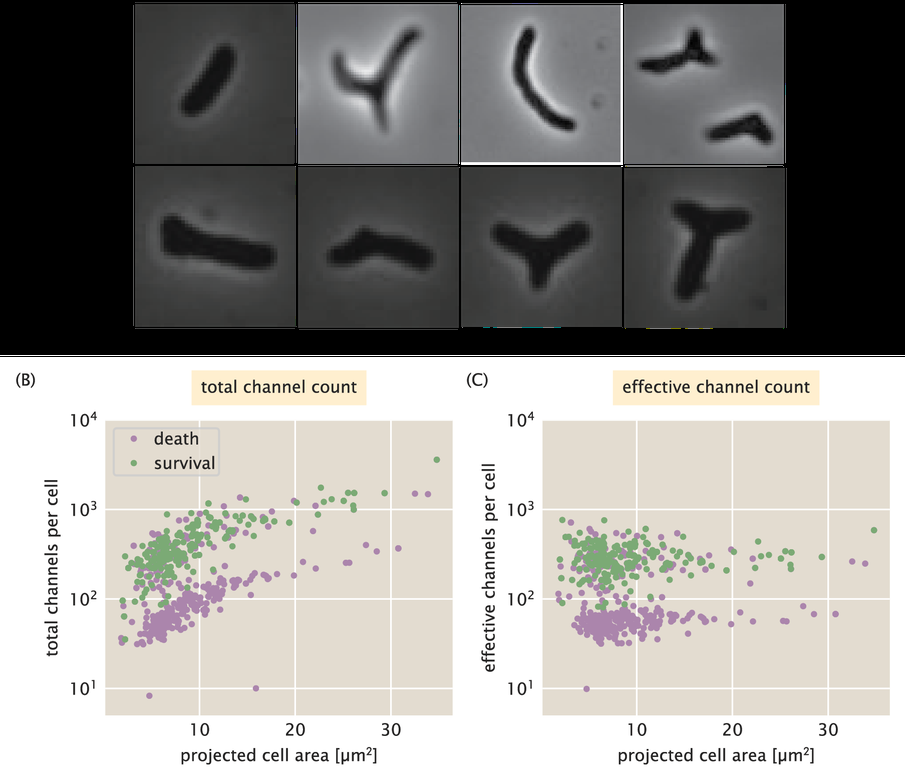
#> input picture FigS2.png, 905 x 780 px, shrunk from 1807 x 1558 before the run; its folder holds only this picture in this run
$ python -i image.py   (imports and definitions only)   (older library calls are emulated)
#> lines starting #> are read from the running program, lines starting #| are printed output that depends on the picture; after the words box and inside, x2 and y2 are one past the last pixel; in counts of white or black regions, pixels touching at a corner belong together
# -*- coding: utf-8 -*-
import numpy as np
import skimage.io
import skimage.segmentation
import skimage.morphology
import skimage.measure
import skimage.filters
import scipy.ndimage
import xmltodict
import json
import glob
import pandas as pd


# [182 lines left out: functions compute_mean_bg, median_flatfield, average_stack, generate_flatfield, not called in this run]

# for segmentation.

# #################


def find_zero_crossings(im, selem, thresh):
    """
    This  function computes the gradients in pixel values of an image after
    applying a sobel filter to a given image. This  function is later used in
    the Laplacian of Gaussian cell segmenter (log_segmentation) function. The
    arguments are as follows.

    Parameters
    ----------
    im : 2d-array
        Image to be filtered.
    selem : 2d-array, bool
        Structural element used to compute gradients.
    thresh :  float
        Threshold to define gradients.

    Returns
    -------
    zero_cross : 2d-array
        Image with identified zero-crossings.

    Notes
    -----
    This function as well as `log_segmentation` were written by Justin Bois.
    http://bebi103.caltech.edu/
    """

    # apply a maximum and minimum filter to the image.
    im_max = scipy.ndimage.filters.maximum_filter(im, footprint=selem)
    im_min = scipy.ndimage.filters.minimum_filter(im, footprint=selem)

    # Compute the gradients using a sobel filter.
    im_filt = skimage.filters.sobel(im)

    # Find the zero crossings.
    zero_cross = (((im >= 0) & (im_min < 0)) | ((im <= 0) & (im_max > 0)))\
        & (im_filt >= thresh)

    return zero_cross


# #################
def log_segmentation(im, selem=None, thresh=0.0001, radius=2.0,
                     median_filt=True, clear_border=True, label=False):
    """
    This function computes the Laplacian of a gaussian filtered image and
    detects object edges as regions which cross zero in the derivative.

    Parameters
    ----------
    im :  2d-array
        Image to be processed. Must be a single channel image.
    selem : 2d-array, bool
        Structural element for identifying zero crossings. Default value is
        a 2x2 pixel square.
    radius : float
        Radius for gaussian filter prior to computation of derivatives.
    median_filt : bool
        If True, the input image will be median filtered with a 3x3 structural
        element prior to segmentation.
    selem : 2d-array, bool
        Structural element to be applied for laplacian calculation.
    thresh : float
        Threshold past which
    clear_border : bool
        If True, segmented objects touching the border will be removed.
        Default is True.
    label : bool
        If True, segmented objecs will be labeled. Default is False.

    Returns
    -------
    im_final : 2d-array
        Final segmentation mask. If label==True, the output will be a integer
        labeled image. If label==False, the output will be a bool.

    Notes
    -----
    We thank Justin Bois in his help writing this function.
    https://bebi103.caltech.edu
    """

    # Test that the provided image is only 2-d.
    if len(np.shape(im)) > 2:
        raise ValueError('image must be a single channel!')

    # Determine if the image should be median filtered.
    if median_filt is True:
        selem = skimage.morphology.square(3)
        im_filt = scipy.ndimage.median_filter(im, footprint=selem)
    else:
        im_filt = im
    # Ensure that the provided image is a float.
    if np.max(im) > 1.0:
        im_float = skimage.img_as_float(im_filt)
    else:
        im_float = im_filt

    # Compute the LoG filter of the image.
    im_LoG = scipy.ndimage.filters.gaussian_laplace(im_float, radius)

    # Define the structural element.
    if selem is None:
        selem = skimage.morphology.square(3)

    # Using find_zero_crossings, identify the edges of objects.
    edges = find_zero_crossings(im_LoG, selem, thresh)

    # Skeletonize the edges to a line with a single pixel width.
    skel_im = skimage.morphology.skeletonize(edges)

    # Fill the holes to generate binary image.
    im_fill = scipy.ndimage.morphology.binary_fill_holes(skel_im)

    # Remove small objects and objects touching border.
    im_final = skimage.morphology.remove_small_objects(im_fill)
    if clear_border is True:
        im_final = skimage.segmentation.clear_border(im_final, buffer_size=5)

    # Determine if the objects should be labeled.
    if label is True:
        im_final = skimage.measure.label(im_final)

    # Return the labeled image.
    return im_final


# [327 lines left out: functions contour_seg, marker_parse, link_markers, scrape_metadata, not called in this run]

>>> import cv2
>>> picture = cv2.imread('../FigS2.png', cv2.IMREAD_GRAYSCALE)
#> picture: shape (780, 905); min 0, max 255, mean 149.4
>>> result = log_segmentation(picture)
#> in log_segmentation, `im_LoG = scipy.ndimage.filters.gaussian_laplace(im_float, radius)`:
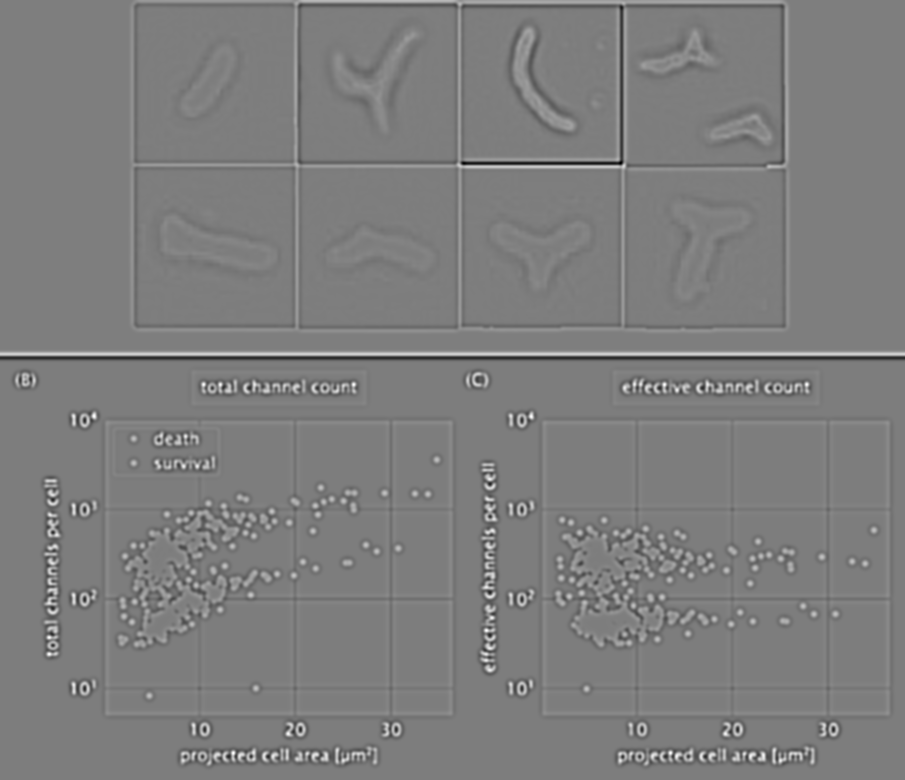
#> im_LoG: shape (780, 905) float64; min -0.0918, max 0.094, mean -0.000102; drawn with min black and max white
#> in find_zero_crossings, `im_max = scipy.ndimage.filters.maximum_filter(im, footprint=selem)`:
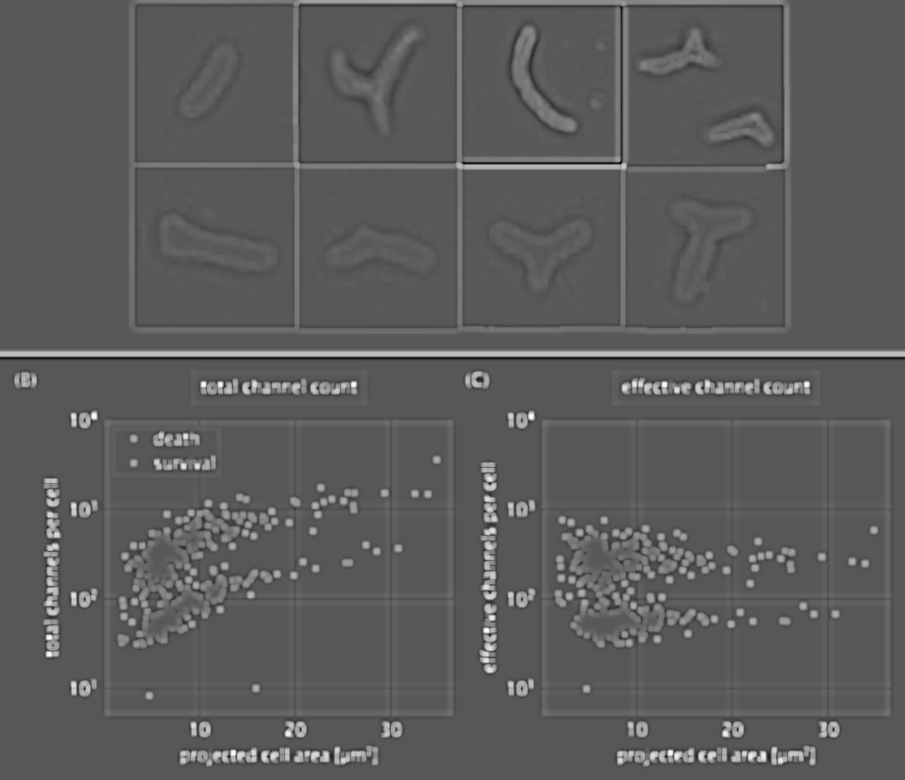
#> im_max: shape (780, 905) float64; min -0.0497, max 0.094, mean 0.00246; drawn with min black and max white
#> in find_zero_crossings, `im_min = scipy.ndimage.filters.minimum_filter(im, footprint=selem)`:
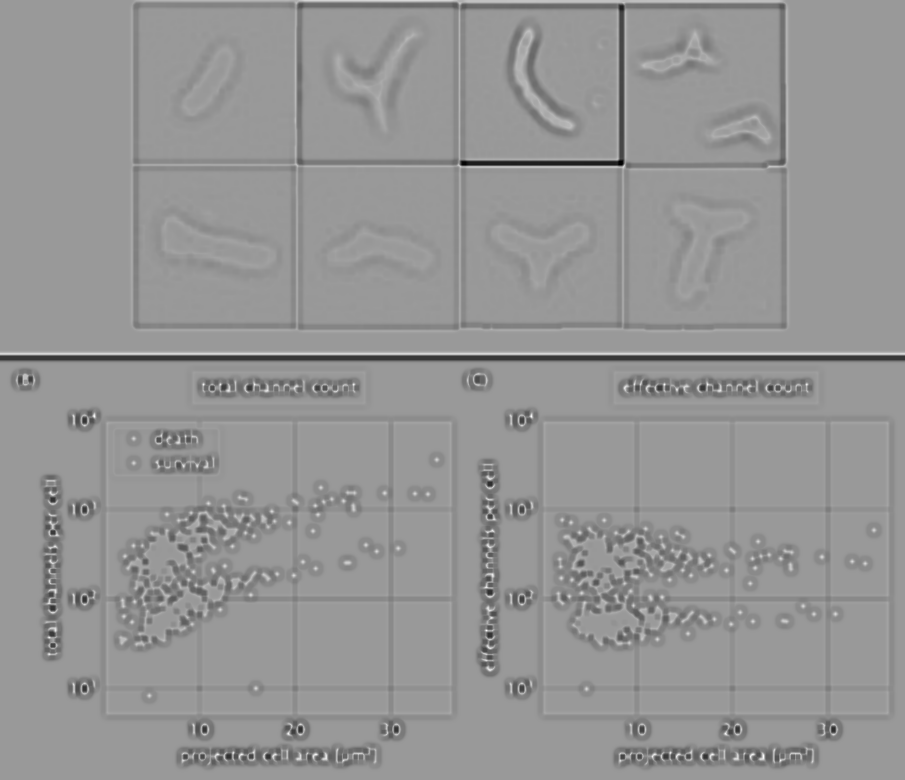
#> im_min: shape (780, 905) float64; min -0.0918, max 0.0608, mean -0.00258; drawn with min black and max white
#> in find_zero_crossings, `zero_cross = (((im >= 0) & (im_min < 0)) | ((im <= 0) & (im_max > 0)))..`:
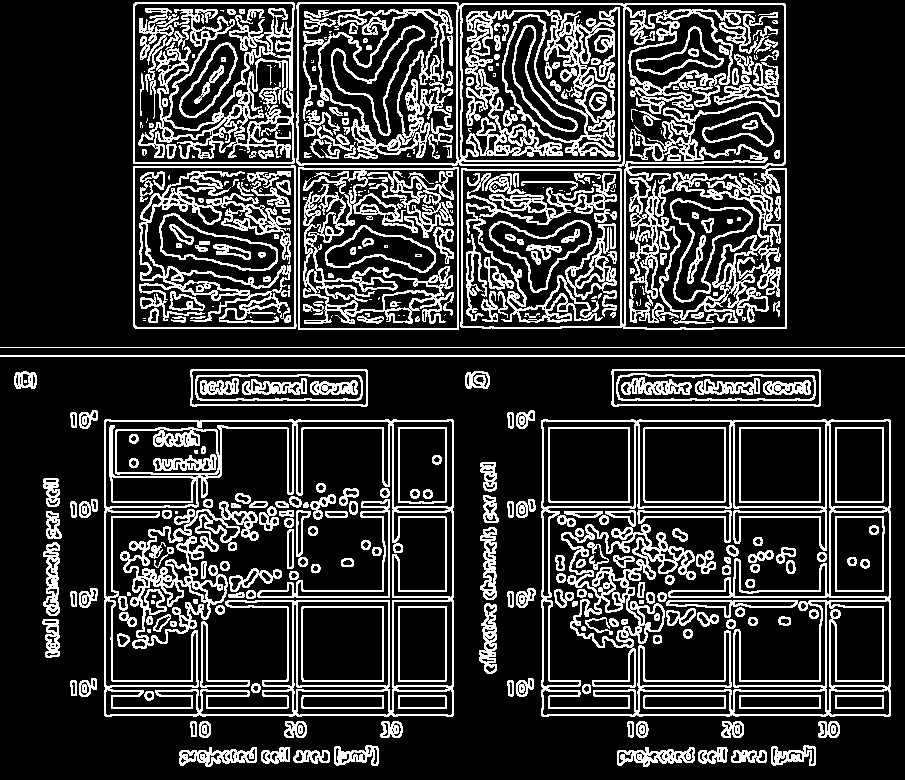
#> zero_cross: shape (780, 905) bool; 21.4% white in thin lines or dots
#> in log_segmentation, `skel_im = skimage.morphology.skeletonize(edges)`:
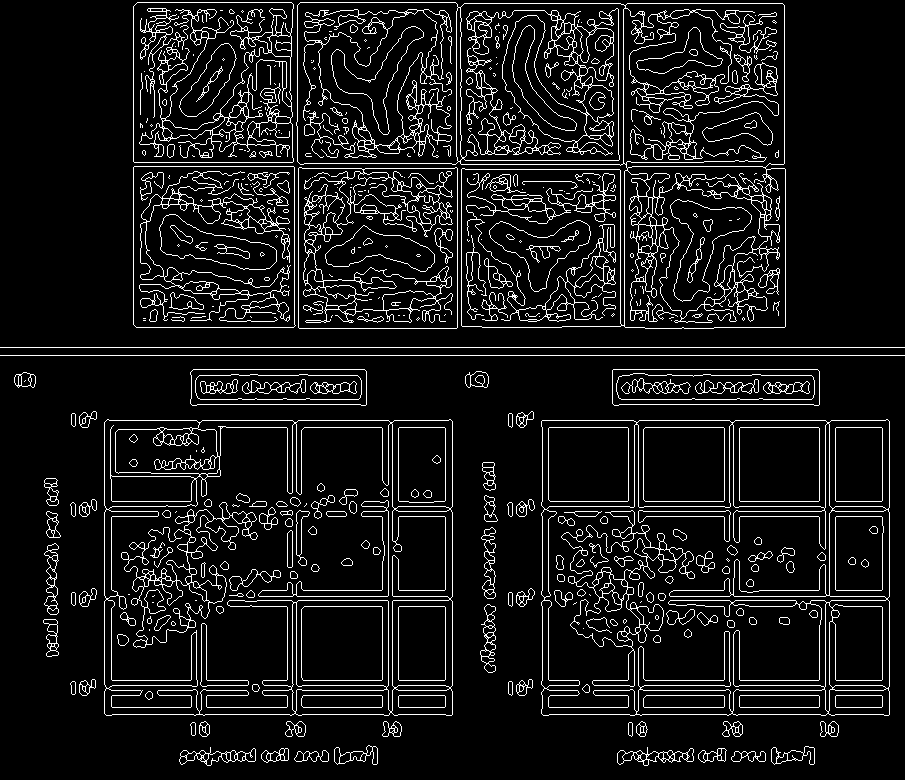
#> skel_im: shape (780, 905) bool; 8.9% white in thin lines or dots
#> in log_segmentation, `im_fill = scipy.ndimage.morphology.binary_fill_holes(skel_im)`: im_fill: shape (780, 905) bool; 62.4% white; 3 black regions, box (x1, y1, x2, y2) and area: (0, 356, 905, 780) 153111, (0, 0, 905, 347) 105648, (0, 348, 905, 355) 6335
#> in log_segmentation, `im_final = skimage.morphology.remove_small_objects(im_fill)`: im_final: shape (780, 905) bool; 62.4% white; 3 black regions, box (x1, y1, x2, y2) and area: (0, 356, 905, 780) 153238, (0, 0, 905, 347) 105648, (0, 348, 905, 355) 6335
#> in log_segmentation, `im_final = skimage.segmentation.clear_border(im_final, buffer_size=5)`:
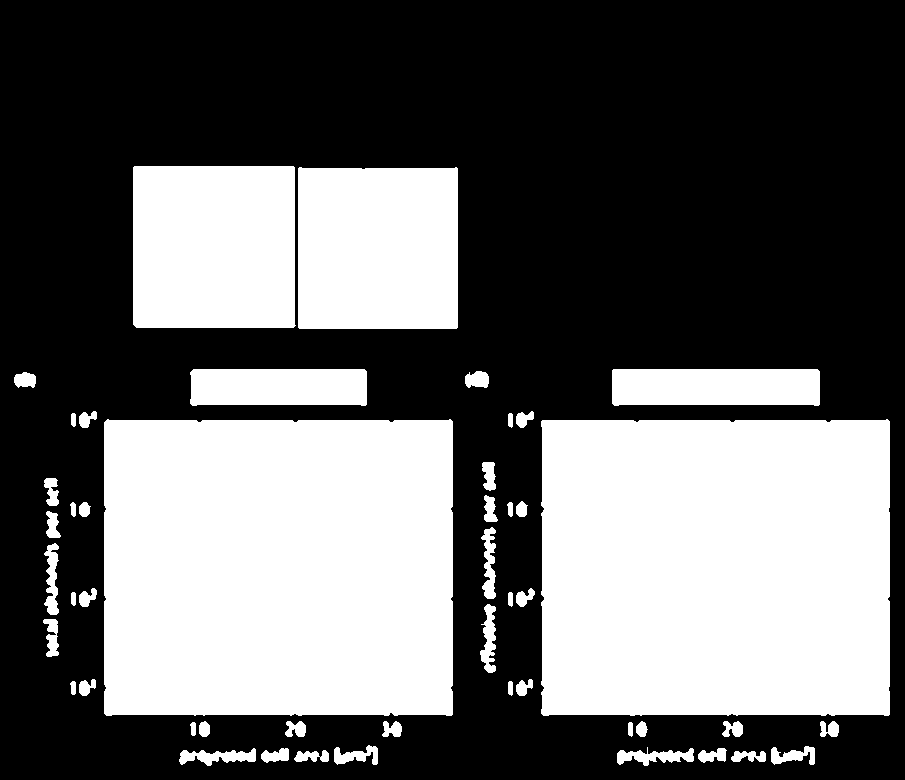
#> im_final: shape (780, 905) bool; 40% white; 48 white regions, largest, box (x1, y1, x2, y2) and area: (104, 419, 453, 716) 102911, (541, 419, 890, 716) 102662, (133, 166, 296, 328) 26236
